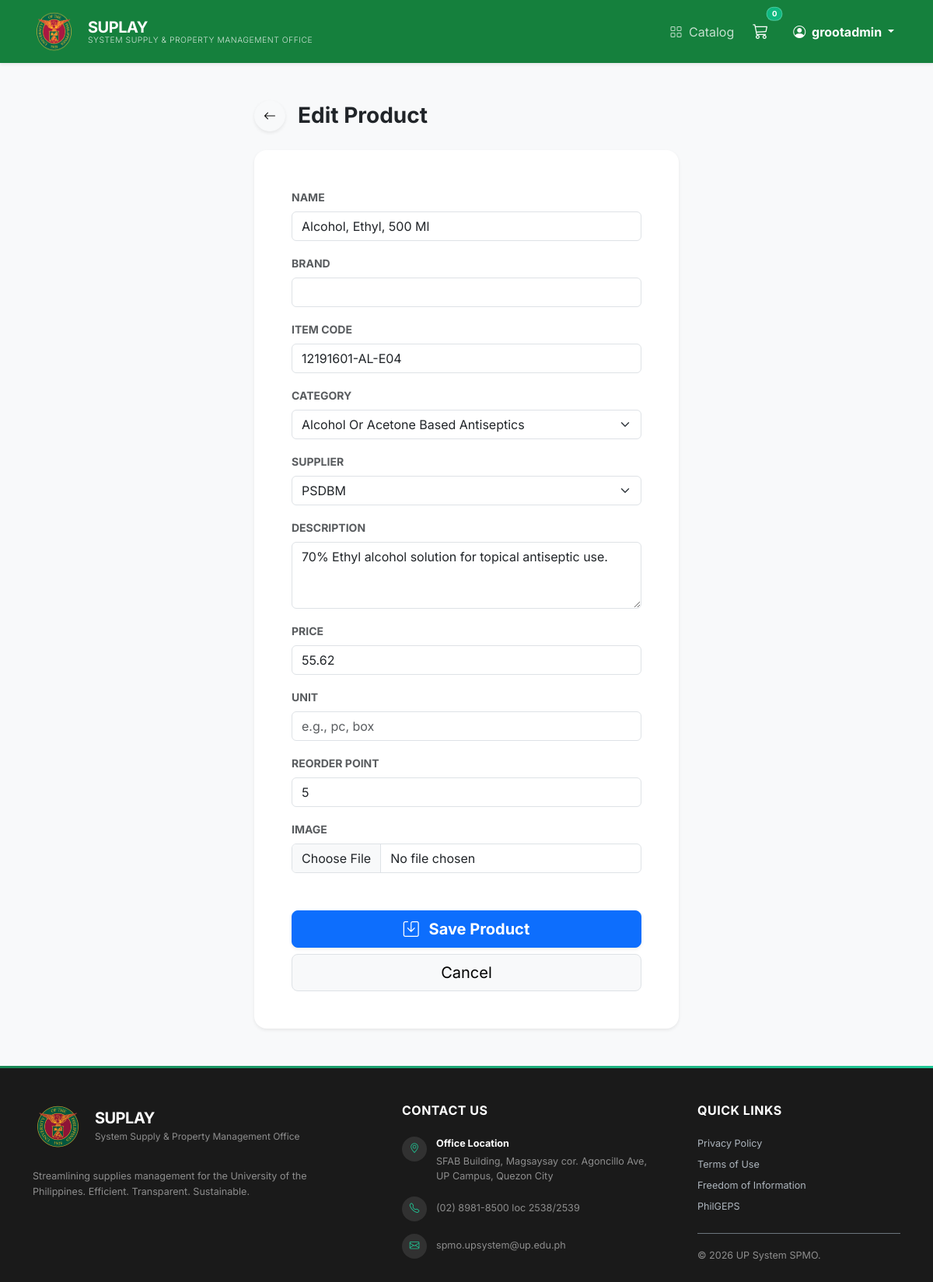
/inventory/edit/1/ (signed in), run on the app's committed database.
### supplies/models.py (models this page shows, shortened)
class Product(models.Model):
    name = models.CharField(max_length=200)
    brand = models.CharField(max_length=100, blank=True, null=True)
    item_code = models.CharField(max_length=50, blank=True, null=True, help_text="Stock No / Item Code")
    supplier = models.ForeignKey(Supplier, on_delete=models.SET_NULL, null=True, blank=True)
    description = models.TextField()
    price = models.DecimalField(max_digits=10, decimal_places=2)
    category = models.ForeignKey(Category, on_delete=models.CASCADE)
    stock = models.IntegerField(default=0)
    unit = models.CharField(max_length=50, blank=True, null=True, help_text="e.g., pc, box, ream")
    reorder_point = models.IntegerField(default=0, help_text="Alert when stock drops below this number")
    image = models.ImageField(upload_to='products/', blank=True, null=True)
    created_at = models.DateTimeField(auto_now_add=True)
    class Meta: ordering = ['name']

### supplies/views/admin_views.py (the view)
# urls.py: path('inventory/edit/<int:pk>/', views.edit_product, name='edit_product'),
@scope_required('can_manage_assets')
def edit_product(request, pk):
    product = get_object_or_404(Product, pk=pk)
    if request.method == 'POST':
        form = ProductForm(request.POST, request.FILES, instance=product)
        if form.is_valid():
            form.save()
            return redirect('inventory_list')
    else:
        form = ProductForm(instance=product)
    return render(request, 'supplies/product_form.html', {'form': form, 'title': 'Edit Product'})

### supplies/forms.py (shortened to what this page needs)
class ProductForm(forms.ModelForm):
    class Meta:
        model = Product
        fields = ['name', 'brand', 'item_code', 'category', 'supplier', 'description', 'price', 'unit', 'reorder_point', 'image']
        widgets = {
            'description': forms.Textarea(attrs={'rows': 3, 'class': 'form-control'}),
            'name': forms.TextInput(attrs={'class': 'form-control'}),
            'brand': forms.TextInput(attrs={'class': 'form-control'}),
            'item_code': forms.TextInput(attrs={'class': 'form-control', 'placeholder': 'Optional'}),
            'category': forms.Select(attrs={'class': 'form-select'}),
            'supplier': forms.Select(attrs={'class': 'form-select'}),
            'price': forms.NumberInput(attrs={'class': 'form-control', 'step': '0.01'}),
            'unit': forms.TextInput(attrs={'class': 'form-control', 'placeholder': 'e.g., pc, box'}),
            'reorder_point': forms.NumberInput(attrs={'class': 'form-control'}),
            'image': forms.FileInput(attrs={'class': 'form-control'}),
        }

### supplies/context_processors.py (called while the page is built)
def sidebar_pulse(request):
    if not request.user.is_authenticated or not request.user.is_staff:
        return {}
    try:
        pulse_data = {
            'pulse_pending_orders': Order.objects.filter(status='pending').count(),
            'pulse_open_aprs': APRRequest.objects.exclude(status__in=['CLOSED', 'CANCELLED']).count(),
            'pulse_low_stock': Product.objects.filter(stock__lte=F('reorder_point')).count(),
            'pulse_incoming_deliveries': APRRequest.objects.filter(status__in=['SENT', 'PAID', 'PARTIALLY_RECEIVED']).count(),
        }
    except Exception:
        pulse_data = {}
    return pulse_data

### supplies/models.py (called while the page is built)
    def __str__(self): return self.name

    def __str__(self): return self.name

    @property
    def is_supply_officer(self): return self.role in ['store_ao', 'store_sup', 'spmo_chief'] or self.user.is_superuser

    @property
    def can_manage_assets(self): return self.is_supply_officer

### supplies/templates/supplies/product_form.html (shortened to what this page needs)
{% extends 'supplies/base.html' %}
{% block content %}
<div class="container py-5">
    <div class="row justify-content-center">
        <div class="col-md-8 col-lg-6">
            <div class="d-flex align-items-center mb-4">
                <a href="{% url 'inventory_list' %}" class="btn btn-light rounded-circle shadow-sm me-3" style="width: 40px; height: 40px; display: flex; align-items: center; justify-content: center;">
                    <i class="bi bi-arrow-left"></i>
                </a>
                <h3 class="fw-bold mb-0">{{ title }}</h3>
            </div>
            <div class="card shadow-sm border-0 rounded-4">
                <div class="card-body p-4 p-md-5">
                    <form method="post" enctype="multipart/form-data">
                        <div class="row g-3">
                            {% for field in form %}
                            <div class="col-12">
                                <label class="form-label fw-bold small text-uppercase text-muted">{{ field.label }}</label>
                                {{ field }}
                            </div>
                            {% endfor %}
                        </div>
                        <div class="d-grid gap-2 mt-5">
                            <button type="submit" class="btn btn-primary btn-lg shadow-sm fw-bold">
                                <i class="bi bi-save me-2"></i> Save Product
                            </button>
                            <a href="{% url 'inventory_list' %}" class="btn btn-light btn-lg border">Cancel</a>
                        </div>
                    </form>
                </div>
            </div>
        </div>
    </div>
</div>
{% endblock %}

### supplies/templates/supplies/base.html (shortened to what this page needs)
<!DOCTYPE html>
{% load static %}
<html lang="en">
<head>
    <link href="https://cdn.jsdelivr.net/npm/bootstrap@5.3.0/dist/css/bootstrap.min.css" rel="stylesheet">
    <link rel="stylesheet" href="https://cdn.jsdelivr.net/npm/bootstrap-icons@1.11.0/font/bootstrap-icons.css">
</head>
<body class="bg-light">
    {% block navbar %}
    <nav class="navbar navbar-expand-lg navbar-dark sticky-top shadow-sm" style="background-color: #15803d !important;">
        <div class="container">
            <a class="navbar-brand d-flex align-items-center gap-3" href="{% url 'home' %}">
                <img src="{% static 'up_logo_official.png' %}" alt="UP Logo" width="55" height="55"
                    class="d-inline-block align-text-top" style="filter: brightness(1.2);">
                <div class="d-flex flex-column justify-content-center" style="line-height: 1.1;">
                    <span class="fw-bold fs-5" style="letter-spacing: -0.5px;">SUPLAY</span>
                    <span class="fw-light text-white text-uppercase"
                        style="font-size: 0.65rem; letter-spacing: 0.5px; opacity: 0.8;">System Supply & Property
                        Management Office</span>
                </div>
            </a>
            <div class="collapse navbar-collapse" id="navbarNav">
                <ul class="navbar-nav ms-auto align-items-center">
                    <li class="nav-item me-2">
                        <a class="nav-link text-white opacity-75 hover-opacity-100" href="{% url 'home' %}"><i class="bi bi-grid me-1"></i>
                            Catalog</a>
                    </li>
                    <li class="nav-item me-3">
                        <a class="nav-link text-white position-relative" href="{% url 'view_cart' %}">
                            <i class="bi bi-cart3 fs-5"></i>
                            <span
                                class="position-absolute top-0 start-100 translate-middle badge rounded-pill bg-success border border-white border-opacity-25"
                                style="font-size: 0.6rem; background: #10b981 !important;">
                                {{ request.session.cart|length|default:"0" }}
                            </span>
                        </a>
                    </li>
                    <li class="nav-item dropdown">
                        <a class="nav-link dropdown-toggle text-white fw-bold" href="#" role="button"
                            data-bs-toggle="dropdown">
                            <i class="bi bi-person-circle me-1"></i> {{ user.username|default:"Guest" }}
                        </a>
                    </li>
                </ul>
            </div>
        </div>
    </nav>
    {% endblock %}
    {% block content %}
    {% endblock %}
    {% include 'supplies/includes/_footer.html' %}
</body>
</html>

### supplies/templates/supplies/base.html (style rules this page uses)
body { font-family: 'Inter', system-ui, -apple-system, sans-serif; }
.navbar-brand { font-weight: 700; letter-spacing: -0.5px; }

### data on the page
Product: form "Alcohol, Ethyl, 500 Ml" "12191601-AL-E04" "Alcohol Or Acetone Based Antiseptics" "PSDBM" "70% Ethyl alcohol solution for topical antiseptic use." "55.62" "5"

### other printed values
{{ request.session.cart|length|default:"0" }} "0"
{{ user.username|default:"Guest" }} "grootadmin"
{{ title }} "Edit Product"
{{ field.label }} "NAME" "BRAND" "ITEM CODE" "CATEGORY" "SUPPLIER" "DESCRIPTION" "PRICE" "UNIT" "REORDER POINT" "IMAGE"
